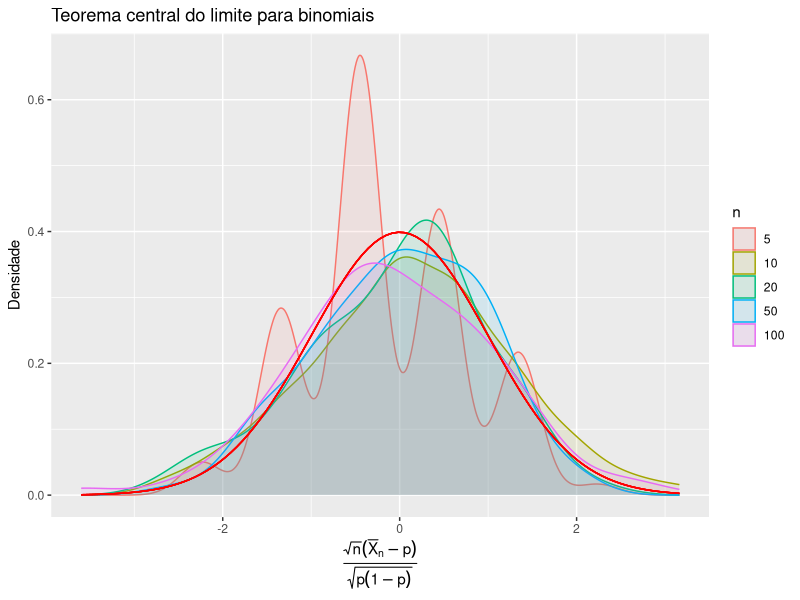

This figure's R source:
## ---- chunk 1
library(tidyverse)
n_sim = 10^2
gen_std_mean = function(n_sim, n_sample) {
  (rbinom(n_sim, n_sample, 0.5)-0.5*n_sample)/sqrt(n_sample*0.25)
}
as.list(c(5, 10, 20, 50, 10^2)) %>% 
  map_dfr(function(x) data_frame(std_mean = gen_std_mean(n_sim, x), 
                                 n = rep(x, n_sim))) %>%
  mutate(n = as.factor(n)) %>%
  ggplot(aes(x= std_mean, fill = n, colour = n)) +
  ggtitle("Teorema central do limite para binomiais") +
  ylab("Densidade") +
  xlab(expression(frac(sqrt(n)(bar(X)[n]-p), sqrt(p(1-p))))) +
  geom_density(alpha = 0.1) +
  stat_function(fun = dnorm, colour = "red")
